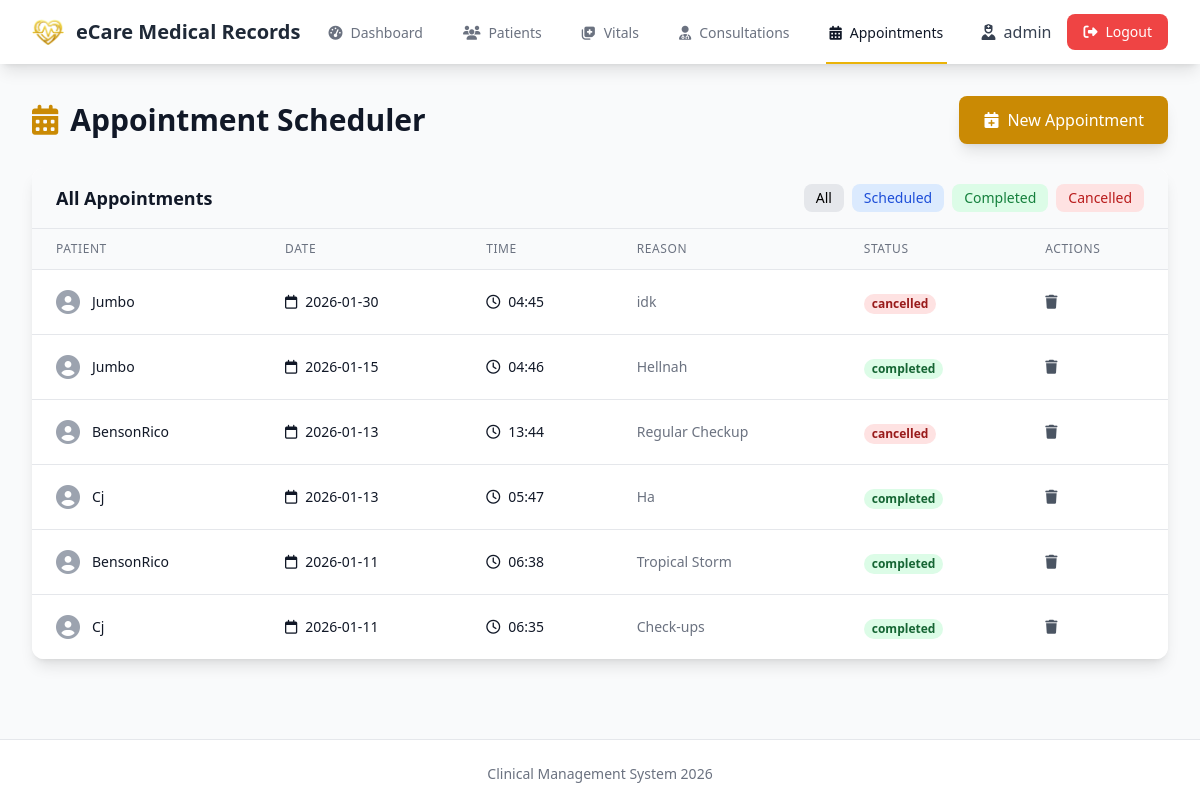
Before: /appointments (signed in) with the older database file.
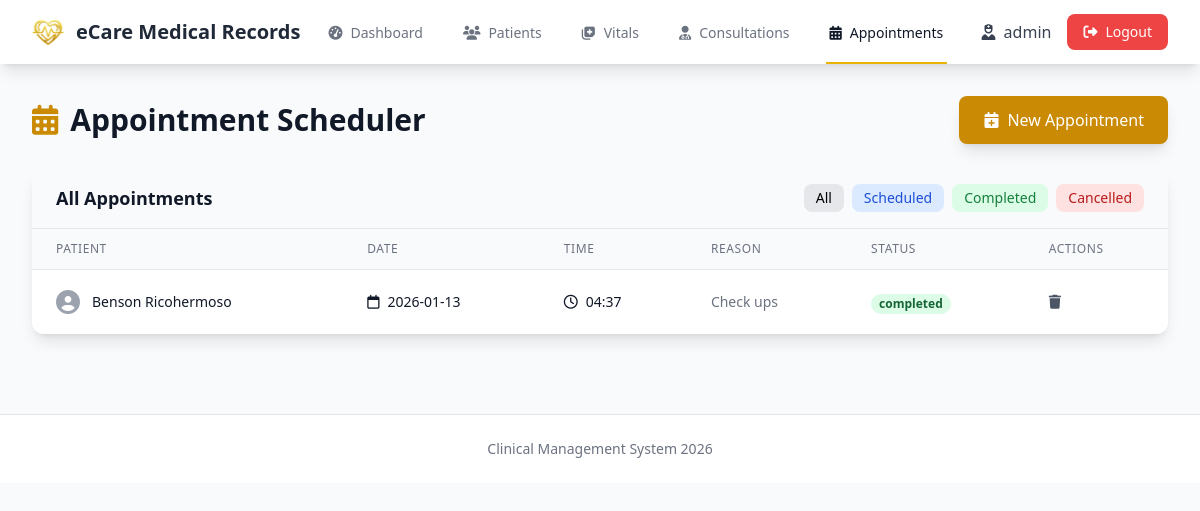
After: the same page with the newer database file.
### tables this page shows
CREATE TABLE appointments (
            id INTEGER PRIMARY KEY AUTOINCREMENT,
            patient_id INTEGER NOT NULL,
            date DATE NOT NULL,
            time TIME NOT NULL,
            reason TEXT NOT NULL,
            status TEXT DEFAULT 'scheduled',
            notes TEXT,
            created_at TIMESTAMP DEFAULT CURRENT_TIMESTAMP,
            FOREIGN KEY (patient_id) REFERENCES patients (id) ON DELETE CASCADE
        );

CREATE TABLE patients (
            id INTEGER PRIMARY KEY AUTOINCREMENT,
            name TEXT NOT NULL,
            date_of_birth TEXT NOT NULL,
            gender TEXT NOT NULL,
            blood_type TEXT,
            allergies TEXT,
            contact TEXT,
            address TEXT,
            created_at TIMESTAMP DEFAULT CURRENT_TIMESTAMP,
            updated_at TIMESTAMP DEFAULT CURRENT_TIMESTAMP
        );

### app.py (the view)
@app.route('/appointments')
@login_required
def appointments():
    db = get_db()
    patients_list = db.execute('SELECT * FROM patients ORDER BY name').fetchall()
    all_appointments = db.execute(
        '''SELECT a.*, p.name as patient_name
           FROM appointments a
           JOIN patients p ON a.patient_id = p.id
           ORDER BY a.date DESC, a.time DESC'''
    ).fetchall()
    return render_template('appointments.html', patients=patients_list, appointments=all_appointments)

### app.py (called while the page is built)
def login_required(f):
    @wraps(f)
    def decorated_function(*args, **kwargs):
        if 'user_id' not in session:
            flash('Please log in to access this page.', 'warning')
            return redirect(url_for('login'))
        return f(*args, **kwargs)
    return decorated_function

### models/database.py (called while the page is built)
def get_db():
    if 'db' not in g:
        g.db = sqlite3.connect(
            current_app.config['DATABASE'],
            detect_types=sqlite3.PARSE_DECLTYPES
        )
        g.db.row_factory = sqlite3.Row
        g.db.execute('PRAGMA foreign_keys = ON')
    return g.db

### templates/appointments.html (shortened to what the changed rows need)
{% extends "layout.html" %}
{% block content %}
<div class="slide-in">
    <div class="flex justify-between items-center mb-6">
        <h1 class="text-3xl font-bold text-gray-900">
            <i class="fas fa-calendar-alt mr-3 text-yellow-600"></i>Appointment Scheduler
        </h1>
    </div>
    <div class="bg-white rounded-xl shadow-lg overflow-hidden">
        <div class="px-6 py-4 bg-gray-50 border-b flex justify-between items-center">
            <h2 class="text-lg font-semibold text-gray-900">All Appointments</h2>
        </div>
        {% if appointments %}
        <div class="overflow-x-auto">
            <table class="min-w-full divide-y divide-gray-200">
                <thead class="bg-gray-50">
                    <tr>
                        <th class="px-6 py-3 text-left text-xs font-medium text-gray-500 uppercase tracking-wider">Patient</th>
                        <th class="px-6 py-3 text-left text-xs font-medium text-gray-500 uppercase tracking-wider">Date</th>
                        <th class="px-6 py-3 text-left text-xs font-medium text-gray-500 uppercase tracking-wider">Time</th>
                        <th class="px-6 py-3 text-left text-xs font-medium text-gray-500 uppercase tracking-wider">Reason</th>
                        <th class="px-6 py-3 text-left text-xs font-medium text-gray-500 uppercase tracking-wider">Status</th>
                        <th class="px-6 py-3 text-left text-xs font-medium text-gray-500 uppercase tracking-wider">Actions</th>
                    </tr>
                </thead>
                <tbody class="bg-white divide-y divide-gray-200" id="appointmentsTable">
                    {% for appointment in appointments %}
                    <tr class="hover:bg-gray-50 appointment-row" data-status="{{ appointment.status }}">
                        <td class="px-6 py-4 whitespace-nowrap">
                            <div class="flex items-center">
                                <i class="fas fa-user-circle text-gray-400 text-2xl mr-3"></i>
                                <span class="text-sm font-medium text-gray-900">{{ appointment.patient_name }}</span>
                            </div>
                        </td>
                        <td class="px-6 py-4 whitespace-nowrap text-sm text-gray-900">
                            <i class="far fa-calendar mr-2"></i>{{ appointment.date }}
                        </td>
                        <td class="px-6 py-4 whitespace-nowrap text-sm text-gray-900">
                            <i class="far fa-clock mr-2"></i>{{ appointment.time }}
                        </td>
                        <td class="px-6 py-4 text-sm text-gray-500">
                            {{ appointment.reason }}
                        </td>
                        <td class="px-6 py-4 whitespace-nowrap">
                            <span class="px-2 inline-flex text-xs leading-5 font-semibold rounded-full
                                {% if appointment.status == 'scheduled' %}bg-blue-100 text-blue-800
                                {% elif appointment.status == 'completed' %}bg-green-100 text-green-800
                                {% elif appointment.status == 'cancelled' %}bg-red-100 text-red-800
                                {% else %}bg-yellow-100 text-yellow-800{% endif %}">
                                {{ appointment.status }}
                            </span>
                        </td>
                        <td class="px-6 py-4 whitespace-nowrap text-sm font-medium">
                            <a href="{{ url_for('delete_appointment', id=appointment.id) }}"
                               onclick="return confirm('Are you sure you want to delete this appointment?')"
                               class="text-gray-600 hover:text-gray-900" title="Delete">
                                <i class="fas fa-trash"></i>
                            </a>
                        </td>
                    </tr>
                    {% endfor %}
                </tbody>
            </table>
        </div>
        {% else %}
        <div class="text-center py-12 text-gray-500">
            <i class="fas fa-calendar-times text-5xl mb-4"></i>
            <p class="text-lg">No appointments scheduled yet.</p>
        </div>
        {% endif %}
    </div>
</div>
{% endblock %}

Changed rows visible on the page:
removed appointments: patient_name "Jumbo", date "2026-01-30", time "04:45", reason "idk", status "cancelled"
removed appointments: patient_name "Jumbo", date "2026-01-15", time "04:46", reason "Hellnah", status "completed"
removed appointments: patient_name "BensonRico", date "2026-01-13", time "13:44", reason "Regular Checkup", status "cancelled"
removed appointments: patient_name "Cj", date "2026-01-13", time "05:47", reason "Ha", status "completed"
removed appointments: patient_name "BensonRico", date "2026-01-11", time "06:38", reason "Tropical Storm", status "completed"
removed appointments: patient_name "Cj", date "2026-01-11", time "06:35", reason "Check-ups", status "completed"
added appointments: patient_name "Benson Ricohermoso", date "2026-01-13", time "04:37", reason "Check ups", status "completed"
